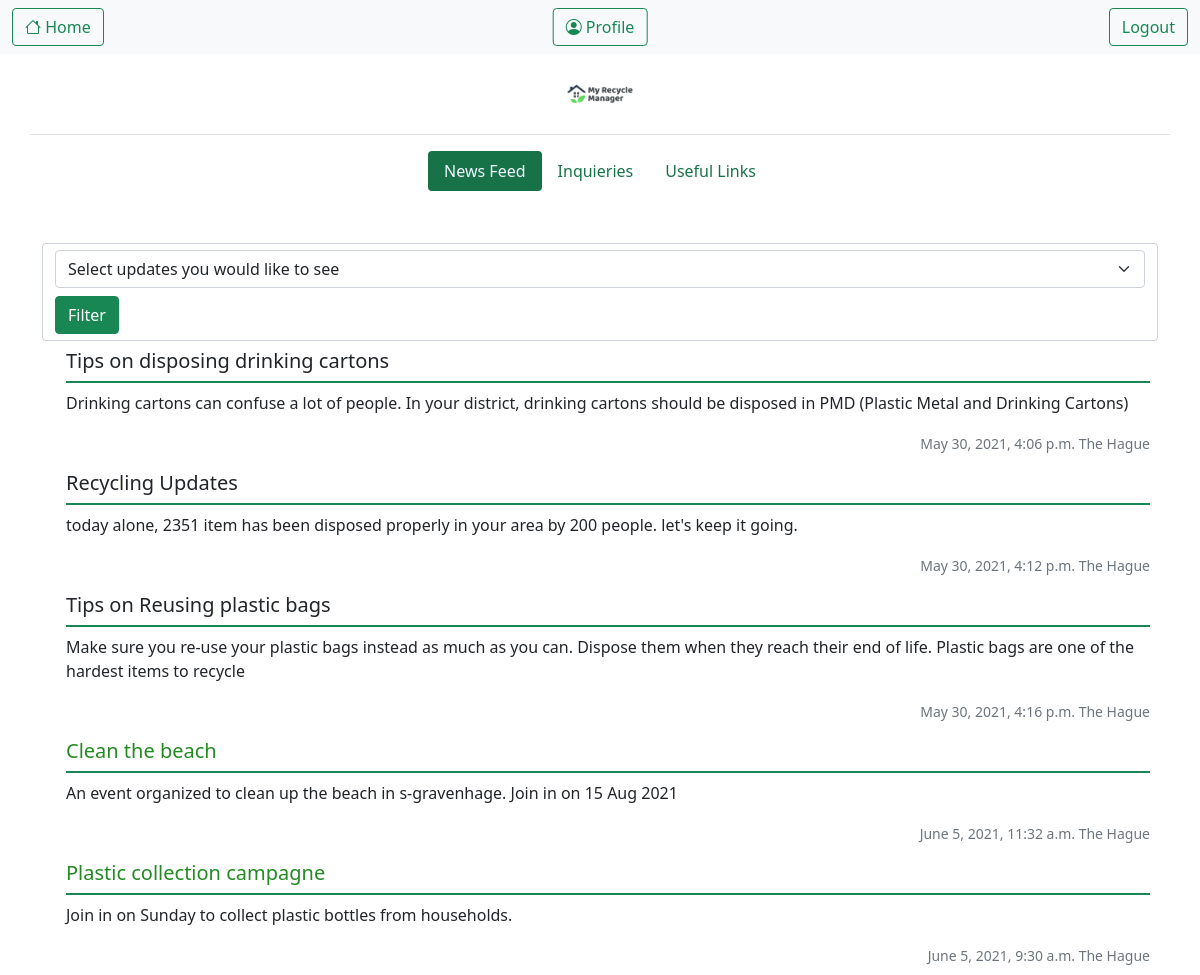
The app's page /social_main (signed in) with its own data.
### Material_Classifier/models.py (models this page shows, shortened)
class NewsFeed(models.Model):
    title = models.CharField(max_length=100)
    content = models.TextField()
    date_posted = models.DateTimeField(default=timezone.now)
    region = models.CharField(max_length=100)
    is_governmental = models.BooleanField(default = False)
    is_event = models.BooleanField(default = False)

### Material_Classifier/views.py (the view)
# urls.py: path('social_main', views.social_main, name = 'social-main-page'),
def social_main(request):
    user_news_feed = NewsFeed.objects.filter(region = request.user.profile.city_of_residence)
    useful_links = UsefulLinks.objects.filter(region = request.user.profile.city_of_residence)
    inquieries = Inquieries.objects.all()
    if request.method == "POST":
        if request.POST.get("region-selection") == request.user.profile.city_of_residence:
            user_news_feed = NewsFeed.objects.filter(region = request.user.profile.city_of_residence).order_by("-date_posted")
        else:
            user_news_feed = NewsFeed.objects.order_by("-date_posted")
    return render(request, 'Material_Classifier/social_main.html', {'user_news_feed' : user_news_feed, "useful_links": useful_links, "inquieries":inquieries})

### Material_Classifier/templates/Material_Classifier/social_main.html (shortened to what this page needs)
{% extends "Material_Classifier/base.html" %}
{% load static %}
{% block content %}
<ul class="nav nav-pills xs-3 d-flex justify-content-center" id="pills-tab" role="tablist">
    <li class="nav-item" role="presentation">
        <button class="nav-link active" id="news-feed-tab" data-bs-toggle="pill" data-bs-target="#news-feed" type="button" role="tab" aria-controls="pills-home" aria-selected="true">
            News Feed
        </button>
    </li>
    <li class="nav-item" role="presentation">
        <button class="nav-link" id="inquieries-tab" data-bs-toggle="pill" data-bs-target="#inquieries" type="button" role="tab" aria-controls="pills-home" aria-selected="false">
            Inquieries
        </button>
    </li>
    <li class="nav-item" role="presentation">
        <button class="nav-link" id="useful-links-tab" data-bs-toggle="pill" data-bs-target="#useful-links" type="button" role="tab" aria-controls="pills-home" aria-selected="false">
            Useful Links
        </button>
    </li>
</ul>
<div class = "tab-content pt-5 mt-1" id = "pills-tabContent">
    <div class="tab-pane fade show active" id="news-feed" role="tabpanel" aria-labelledby="pills-news-feed-tab">
        <form class = "form-control" method = "POST">
            <select class="form-select" aria-label="Chart Selection" name = "region-selection">
                <option selected>Select updates you would like to see</option>
            </select>
            <button class="btn btn-success mt-2" type = "submit">Filter</button>
        </form>
        {% for item in user_news_feed %}
            <div class = "flex-grow-1 ms-3 p-2">
                {% if item.is_governmental %}
                    <div class = "d-flex">
                        <h5 class = "mt-0"" style="color: #FF8C00;">{{ item.title }}</h5>
                    </div>
                {% elif item.is_event%}
                    <div class = "d-flex">
                        <h5 class = "mt-0"" style="color: #228B22;">{{ item.title }}</h5>
                    </div>
                {% else %}
                        <div class = "d-flex">
                            <h5 class = "mt-0">{{ item.title }}</h5>
                        </div>
                {% endif %}
                    <div class = "border-top border-success border-2 pt-2">
                        <p> {{item.content}} </p>
                        <div class = "text-end">
                            <small class = "text-muted">{{item.date_posted}} {{item.region}}</small>
                        </div>
                    </div>
            </div>
        {% endfor %}
    </div>
</div>
{% endblock content %}

### Material_Classifier/templates/Material_Classifier/base.html (style rules this page uses)
.nav-pills .nav-link.active, .nav-pills .show > .nav-link { color: #F0F8FF; background-color: #187247; }
.nav-link { color: #187247 }

### records on screen
NewsFeed: title "Tips on disposing drinking cartons", content "Drinking cartons can confuse a lot of people. In your district, drinking cartons should be disposed in PMD (Plastic Metal and Drinking Cartons)", date_posted "May 30, 2021, 4:06 p.m.", region "The Hague"
NewsFeed: title "Recycling Updates", content "today alone, 2351 item has been disposed properly in your area by 200 people. let's keep it going.", date_posted "May 30, 2021, 4:12 p.m.", region "The Hague"
NewsFeed: title "Tips on Reusing plastic bags", content "Make sure you re-use your plastic bags instead as much as you can. Dispose them when they reach their end of life. Plastic bags are one of the hardest items to recycle", date_posted "May 30, 2021, 4:16 p.m.", region "The Hague"
NewsFeed: title "Clean the beach", content "An event organized to clean up the beach in s-gravenhage. Join in on 15 Aug 2021", date_posted "June 5, 2021, 11:32 a.m.", region "The Hague"
NewsFeed: title "Plastic collection campagne", content "Join in on Sunday to collect plastic bottles from households.", date_posted "June 5, 2021, 9:30 a.m.", region "The Hague"
